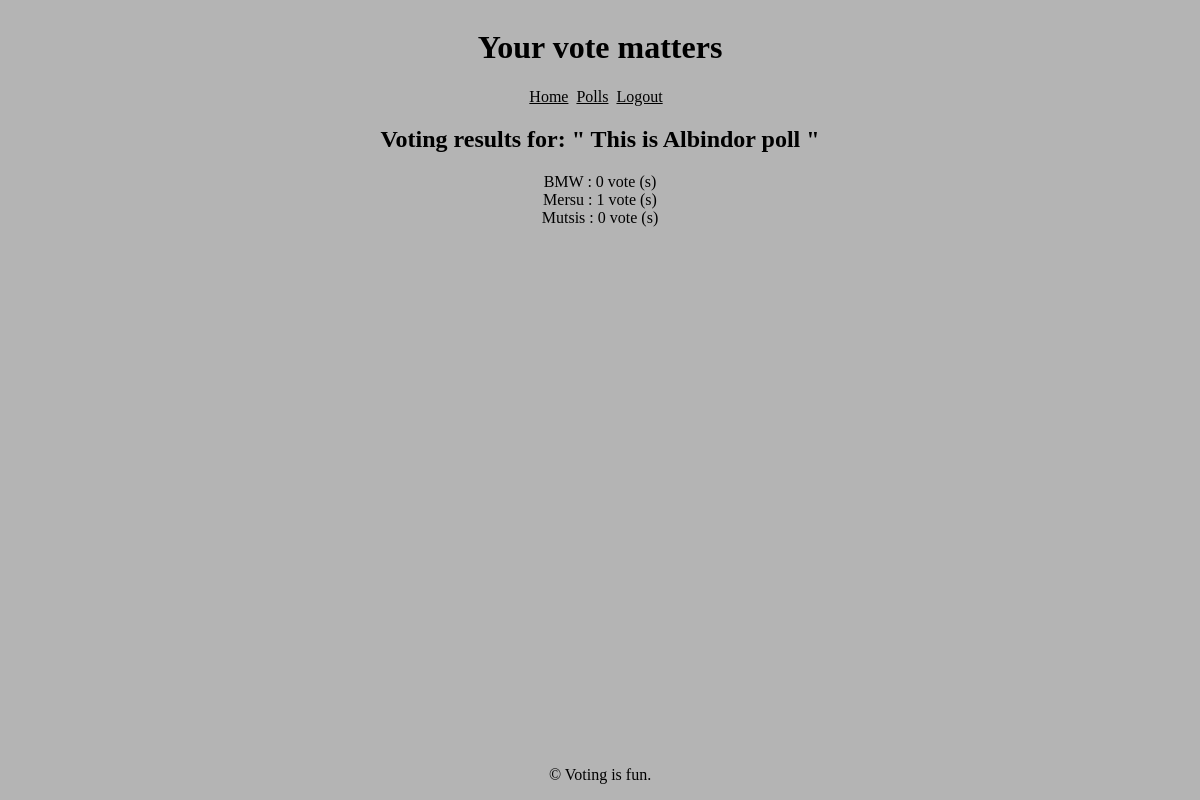
Page /results/4/ (signed in) on the earlier database version.
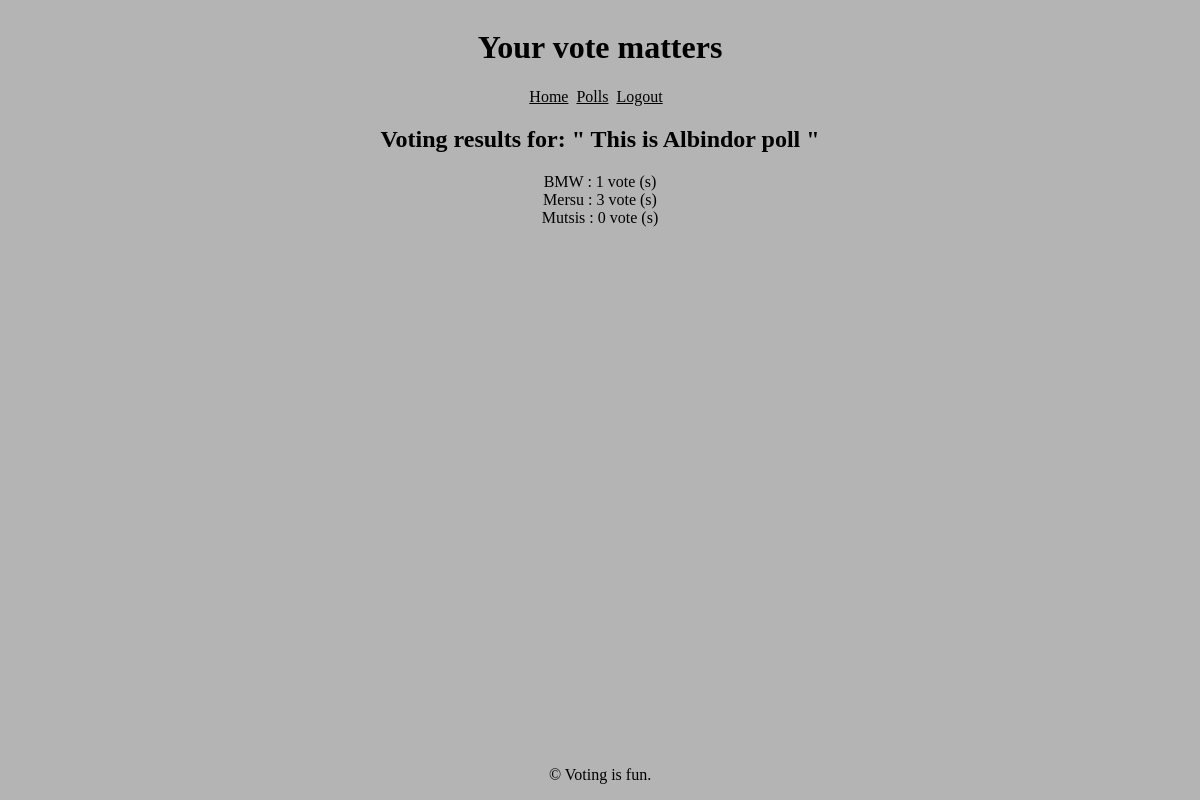
Same page on the later database version.
### polls/models.py (models this page shows, shortened)
class Poll(models.Model):
    question = models.CharField(max_length=255, blank=False, null=False)
    option_one = models.CharField(max_length=50)
    option_two = models.CharField(max_length=50)
    option_three = models.CharField(max_length=50)
    option_one_votes = models.IntegerField(default=0)
    option_two_votes = models.IntegerField(default=0)
    option_three_votes = models.IntegerField(default=0)
    user = models.ForeignKey(CustomUser, on_delete=models.CASCADE)

### polls/views.py (the view)
# urls.py: path('results/<poll_id>/', views.results_view, name='results'),
@csrf_protect
@login_required(login_url='login')
def results_view(request, poll_id):
    poll = Poll.objects.get(pk=poll_id)
    context =  {
        'poll': poll ,
    }
    return render(request, 'polls/results.html', context)

### polls/templates/polls/results.html (shortened to what this page needs)
{% extends "polls/base.html" %}
{% block content %}
<div class="results">
    <h2>Voting results for: " {{ poll.question }} "</h2>
    <div class="option">
        {{ poll.option_one }} :
        {{ poll.option_one_votes }}
        vote (s)
    </div>
    <div class="option">
        {{ poll.option_two }} :
        {{ poll.option_two_votes }}
        vote (s)
    </div>
    <div class="option">
        {{ poll.option_three }} :
        {{ poll.option_three_votes }}
        vote (s)
    </div>
</div>
{% endblock %}

Differences in the rows shown:
changed Poll "This is Albindor poll": option_one_votes "0" → "1"; option_two_votes "1" → "3"
